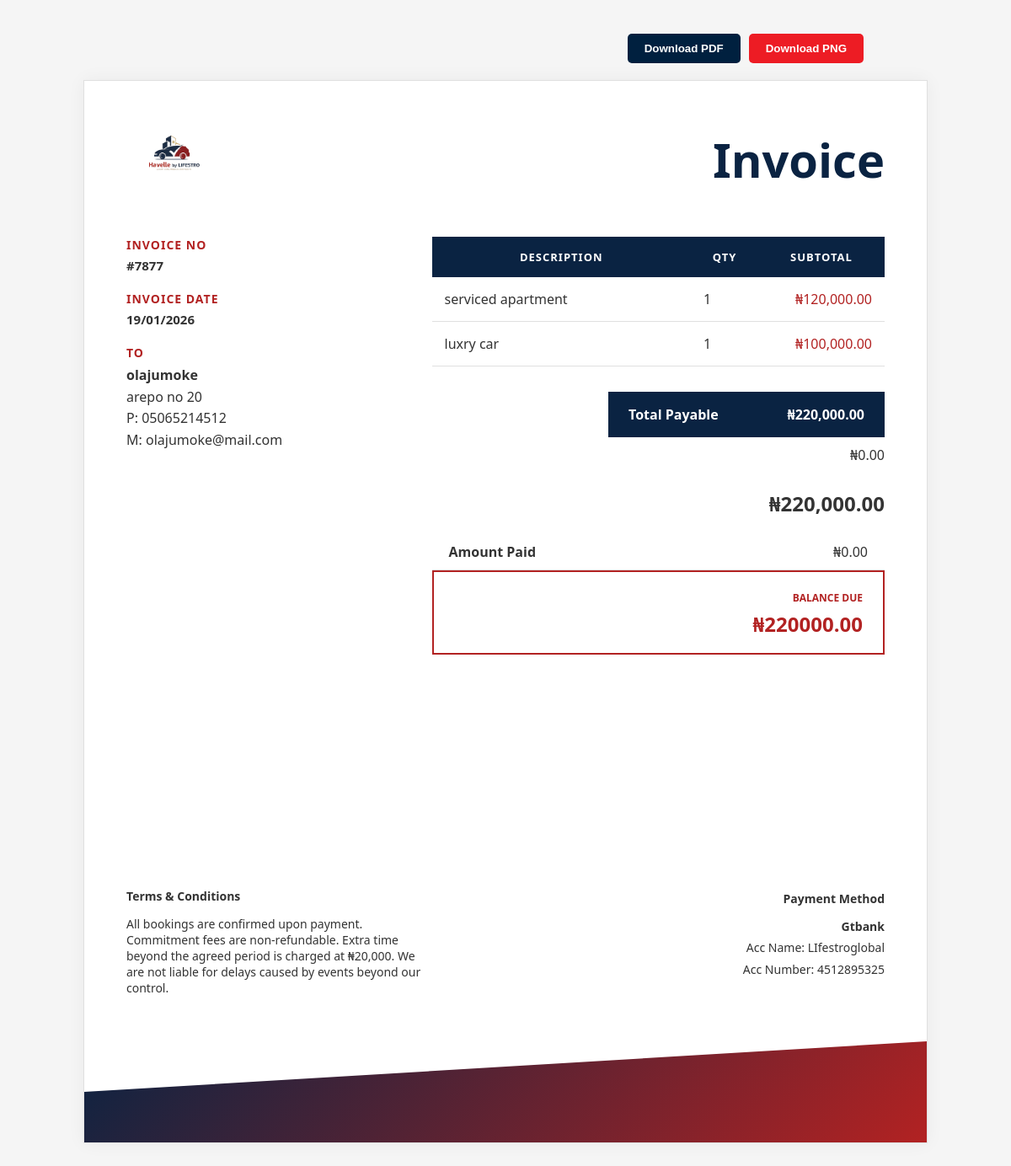
Page /invoice/1/ on the committed database.
### invoices/models.py (models this page shows, shortened)
class Invoice(models.Model):
    invoice_number = models.CharField(max_length=20, unique=True)
    invoice_date = models.DateField()
    client_name = models.CharField(max_length=100)
    client_address = models.TextField()
    client_phone = models.CharField(max_length=20)
    client_email = models.EmailField()
    bank_name = models.CharField(max_length=100)
    account_name = models.CharField(max_length=100)
    account_number = models.CharField(max_length=50)
    paid_amount = models.DecimalField(max_digits=10, decimal_places=2, default=0.00)
    is_paid = models.BooleanField(default=False, verbose_name="Fully Paid") # The new checkbox
    @property
    def get_subtotal(self):
        return sum(item.total_price for item in self.items.all())
    @property
    def get_total(self):
        return self.get_subtotal
    @property
    def get_balance_due(self):
        if self.is_paid:
            return 0.00
        return self.get_total - self.paid_amount

class InvoiceItem(models.Model):
    invoice = models.ForeignKey(Invoice, related_name='items', on_delete=models.CASCADE)
    description = models.CharField(max_length=255)
    quantity = models.IntegerField(default=1)
    unit_price = models.DecimalField(max_digits=10, decimal_places=2)
    @property
    def total_price(self):
        return self.quantity * self.unit_price

### invoices/views.py (the view)
# urls.py: path('invoice/<int:invoice_id>/', invoice_detail, name='invoice_detail'),
def invoice_detail(request, invoice_id):
    invoice = get_object_or_404(Invoice, id=invoice_id)
    return render(request, 'invoices/invoice_detail.html', {'invoice': invoice})

### invoices/templates/invoices/invoice_detail.html (shortened to what this page needs)
{% load static %}
{% load humanize %}
<!DOCTYPE html>
<html lang="en">
<head>
</head>
<body>
    <div class="no-print"
        style="max-width: 850px; margin: 20px auto; display: flex; gap: 10px; justify-content: flex-end;">
        <button onclick="downloadPDF()"
            style="background: #00203F; color: white; border: none; padding: 10px 20px; border-radius: 5px; cursor: pointer; font-weight: bold;">
            Download PDF
        </button>
        <button onclick="downloadPNG()"
            style="background: #ED1C24; color: white; border: none; padding: 10px 20px; border-radius: 5px; cursor: pointer; font-weight: bold;">
            Download PNG
        </button>
    </div>
    <div class="invoice-container">
        {% load static %}
        <header class="header">
            <div class="logo-section">
                <img src="{% static 'images/logo.png' %}" alt="Havelle Logo">
            </div>
            <h1 class="invoice-title">Invoice</h1>
        </header>
        <div class="info-grid">
            <div class="meta-data">
                <h3>Invoice No</h3>
                <p>#{{ invoice.invoice_number }}</p>
                <h3>Invoice Date</h3>
                <p>{{ invoice.invoice_date|date:"d/m/Y" }}</p>
                <div class="client-section">
                    <h3>To</h3>
                    <div class="client-details">
                        <strong>{{ invoice.client_name }}</strong><br>
                        {{ invoice.client_address|linebreaksbr }}<br>
                        P: {{ invoice.client_phone }}<br>
                        M: {{ invoice.client_email }}
                    </div>
                </div>
            </div>
            <div class="table-section">
                <table>
                    <thead>
                        <tr>
                            <th>Description</th>
                            <th style="width: 50px;">Qty</th>
                            <th style="width: 120px;">Subtotal</th>
                        </tr>
                    </thead>
                    <tbody>
                        {% for item in invoice.items.all %}
                        <tr>
                            <td>{{ item.description }}</td>
                            <td>{{ item.quantity }}</td>
                            <td>₦{{ item.total_price|floatformat:2|intcomma }}</td>
                        </tr>
                        {% endfor %}
                    </tbody>
                </table>
                <div class="totals-wrapper"
                    style="flex-direction: column; align-items: flex-end; gap: 10px; position: relative;">
                    <div class="subtotal-box">
                        <span>Total Payable</span>
                        <span>₦{{ invoice.get_total|floatformat:2|intcomma }}</span>
                    </div>
                    <span>₦{{ invoice.paid_amount|floatformat:2|intcomma }}</span>
                    <h2>₦{{ invoice.get_balance_due|floatformat:2|intcomma }}</h2>
                </div>
                {% if not invoice.is_paid %}
                <div
                    style="display:flex; justify-content:space-between; min-width: 250px; padding: 10px 20px; border-bottom: 1px solid var(--border-light);">
                    <span style="color: var(--text-dark); font-weight: 600;">Amount Paid</span>
                    <span style="color: var(--accent-blue);">₦{{ invoice.paid_amount|floatformat:2 }}</span>
                </div>
                {% endif %}
                <div class="total-due-box"
                    style="border: 2px solid {% if invoice.is_paid %}#28a745{% else %}var(--brand-red){% endif %}; min-width: 250px;">
                    <span
                        style="color: {% if invoice.is_paid %}#28a745{% else %}var(--brand-red){% endif %}; font-weight: bold; text-transform: uppercase;">
                        Balance Due
                    </span>
                    <h2
                        style="color: {% if invoice.is_paid %}#28a745{% else %}var(--brand-red){% endif %}; margin: 5px 0 0 0;">
                        ₦{{ invoice.get_balance_due|floatformat:2 }}
                    </h2>
                </div>
            </div>
        </div>
        <footer class="footer-content">
            <div class="terms-section">
                <h4 style="color: var(--brand-blue); margin-bottom: 8px;">Terms & Conditions</h4>
                <p>All bookings are confirmed upon payment. Commitment fees are non-refundable. Extra time beyond the
                    agreed period is charged at ₦20,000. We are not liable for delays caused by events beyond our
                    control.</p>
            </div>
            <div class="payment-section">
                <h4 style="color: var(--brand-blue); margin-bottom: 8px;">Payment Method</h4>
                <strong>{{ invoice.bank_name }}</strong><br>
                Acc Name: {{ invoice.account_name }}<br>
                Acc Number: {{ invoice.account_number }}
            </div>
        </footer>
        <div class="footer-graphic"></div>
    </div>
</body>
</html>

### invoices/templates/invoices/invoice_detail.html (style rules this page uses)
:root { --brand-navy: #0a2342; --brand-red: #b22222; --brand-green: #28a745; --border-light: #e0e0e0; --text-dark: #333; }
body { font-family: "Segoe UI", Roboto, Helvetica, Arial, sans-serif; margin: 0; padding: 20px; background-color: #f5f5f5; color: var(--text-dark); }
.invoice-container { max-width: 900px; margin: 20px auto; background: #fff; padding: 50px 50px 160px; border: 1px solid var(--border-light); position: relative; min-height: 1050px; display: flex; flex-direction: column; box-shadow: 0 0 20px rgba(0, 0, 0, 0.05); }
.header { display: flex; justify-content: space-between; align-items: center; margin-bottom: 50px; }
.logo-section img { max-height: 80px; }
.invoice-title { font-size: 56px; font-weight: 800; color: var(--brand-navy); margin: 0; }
.info-grid { display: grid; grid-template-columns: 1.2fr 2fr; gap: 40px; margin-bottom: 40px; }
.meta-data h3 { color: var(--brand-red); font-size: 14px; text-transform: uppercase; margin: 0 0 5px; letter-spacing: 1px; }
.meta-data p { margin: 0 0 20px; font-weight: 600; font-size: 15px; }
.client-details { line-height: 1.6; }
.table-section table { width: 100%; border-collapse: collapse; }
.table-section thead { background: var(--brand-navy); color: #fff; }
.table-section th { padding: 15px; text-transform: uppercase; font-size: 13px; letter-spacing: 1px; }
.table-section td { padding: 15px; border-bottom: 1px solid var(--border-light); }
.table-section td:last-child { text-align: right; color: var(--brand-red); font-weight: 500; }
.totals-wrapper { margin-top: 30px; display: flex; flex-direction: column; align-items: flex-end; gap: 12px; position: relative; }
.subtotal-box { background: var(--brand-navy); color: #fff; padding: 16px 24px; min-width: 280px; display: flex; justify-content: space-between; font-weight: 600; }
.total-due-box { border: 2px solid var(--brand-green); padding: 18px 24px; min-width: 280px; text-align: right; }
.total-due-box span { font-size: 12px; text-transform: uppercase; font-weight: bold; color: var(--brand-green); }
.total-due-box h2 { margin: 5px 0 0; font-size: 24px; color: var(--brand-green); }
.footer-content { margin-top: auto; display: flex; justify-content: space-between; font-size: 14px; z-index: 10; position: relative; }
.terms-section { max-width: 360px; }
.payment-section { text-align: right; line-height: 1.8; }
.footer-graphic { position: absolute; bottom: 0; left: 0; width: 100%; height: 120px; background: linear-gradient(135deg, var(--brand-navy) 0%, var(--brand-red) 100%); clip-path: polygon(0 50%, 100% 0, 100% 100%, 0 100%); z-index: 1; }

### rows in the picture
Invoice: invoice_number "7877", invoice_date "19/01/2026", client_name "olajumoke", client_address "arepo no 20", client_phone "05065214512", client_email "olajumoke@mail.com", get_total "220,000.00", paid_amount "0.00", get_balance_due "220,000.00", get_balance_due "220000.00", bank_name "Gtbank", account_name "LIfestroglobal", account_number "4512895325"
InvoiceItem: description "serviced apartment", quantity "1", total_price "120,000.00"
InvoiceItem: description "luxry car", quantity "1", total_price "100,000.00"
